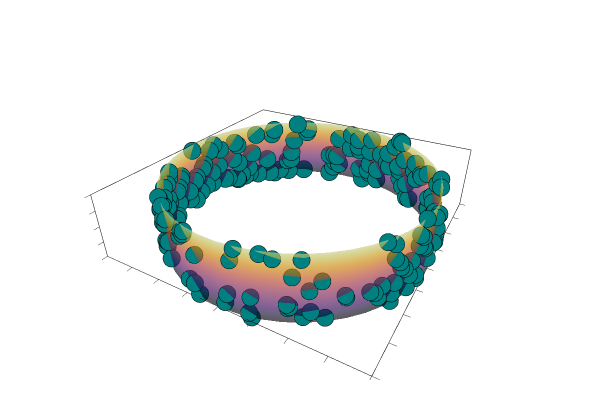

Notebook source saved alongside this figure:
### Markdown cell above
Plot points on cylinder

### Code cell
# plot cylinder and sampled points

# equation of the cylinder
X(theta,z) = 4 * cos(theta)
Y(theta,z) = 4 * sin(theta)
Z(theta,z) = z

ts = range(-0.001, 2pi, length=50)
zs = range(-0.001, 2, length = 50)

surface(X.(ts',zs), Y.(ts', zs), Z.(ts', zs), aspect_ratio = :equal, legend = :none, alpha = 0.8)

# show sampled points
plot!(points[:,1], points[:,2], points[:,3], 
    seriestype = :scatter, 
    label = "",
    xticks = nothing,
    yticks = nothing,
    zticks = nothing,
    framestyle = :box,
    markercolor = :teal,
    markersize = 3,
    xlim = (-4,4),
    ylim = (-4, 4),
    zlim = (0, 2),
    aspect_ratio = :equal)

### Figure 1 — Plotly figure (JSON) as saved in the notebook; plotly's stock layout.template omitted (floating-point values rounded to 4 significant figures; data arrays with more than 128 entries replaced by an {"elided": "..."} marker saying what was removed)
{"data": [{"colorbar": {"title": ""}, "colorscale": [[0, "rgba(0, 0, 4, 0.800)"], [0.03448, "rgba(4, 3, 20, 0.800)"], [0.06897, "rgba(13, 8, 41, 0.800)"], [0.1034, "rgba(24, 12, 60, 0.800)"], [0.1379, "rgba(38, 12, 81, 0.800)"], [0.1724, "rgba(54, 9, 97, 0.800)"], [0.2069, "rgba(69, 10, 105, 0.800)"], [0.2414, "rgba(84, 15, 109, 0.800)"], [0.2759, "rgba(97, 19, 110, 0.800)"], [0.3103, "rgba(111, 25, 110, 0.800)"], [0.3448, "rgba(125, 30, 109, 0.800)"], [0.3793, "rgba(140, 35, 105, 0.800)"], [0.4138, "rgba(154, 40, 101, 0.800)"], [0.4483, "rgba(166, 45, 96, 0.800)"], [0.4828, "rgba(180, 51, 89, 0.800)"], [0.5172, "rgba(193, 58, 80, 0.800)"], [0.5517, "rgba(206, 67, 71, 0.800)"], [0.5862, "rgba(216, 76, 62, 0.800)"], [0.6207, "rgba(226, 87, 52, 0.800)"], [0.6552, "rgba(235, 100, 41, 0.800)"], [0.6897, "rgba(241, 115, 29, 0.800)"], [0.7241, "rgba(247, 130, 18, 0.800)"], [0.7586, "rgba(250, 144, 8, 0.800)"], [0.7931, "rgba(252, 161, 8, 0.800)"], [0.8276, "rgba(252, 178, 22, 0.800)"], [0.8621, "rgba(250, 196, 42, 0.800)"], [0.8966, "rgba(246, 213, 67, 0.800)"], [0.931, "rgba(243, 229, 93, 0.800)"], [0.9655, "rgba(242, 244, 130, 0.800)"], [1, "rgba(252, 255, 164, 0.800)"]], "hoverinfo": "none", "name": "y1", "opacity": 0.8, "showlegend": false, "showscale": false, "type": "surface", "x": {"elided": "50x50 float values"}, "xaxis": "x1", "y": {"elided": "50x50 float values"}, "yaxis": "y1", "z": {"elided": "50x50 float values"}, "zmax": 2, "zmin": -0.001}, {"colorbar": {"title": ""}, "legendgroup": "", "marker": {"color": "rgba(0, 128, 128, 1.000)", "line": {"color": "rgba(0, 0, 0, 1.000)", "width": 1}, "size": 6, "symbol": "circle"}, "mode": "markers", "name": "", "showlegend": false, "type": "scatter3d", "x": {"elided": "200 float values"}, "xaxis": "x1", "y": {"elided": "200 float values"}, "yaxis": "y1", "z": {"elided": "200 float values"}, "zmax": 2, "zmin": -0.001}], "layout": {"annotations": [], "height": 400, "margin": {"b": 20, "l": 0, "r": 0, "t": 20}, "paper_bgcolor": "rgba(255, 255, 255, 1.000)", "plot_bgcolor": "rgba(255, 255, 255, 1.000)", "scene": {"camera": {"eye": {"x": 1.126, "y": -1.95, "z": 1.3}}, "xaxis": {"anchor": "y1", "domain": [0.1732, 0.8268], "gridcolor": "rgba(0, 0, 0, 0.100)", "gridwidth": 0.5, "linecolor": "rgba(0, 0, 0, 1.000)", "mirror": true, "range": [-4, 4], "showgrid": false, "showline": true, "showticklabels": false, "tickangle": 0, "ticks": "inside", "title": "", "type": "-", "visible": true, "zeroline": false, "zerolinecolor": "rgba(0, 0, 0, 1.000)"}, "yaxis": {"anchor": "x1", "domain": [0.009843, 0.9902], "gridcolor": "rgba(0, 0, 0, 0.100)", "gridwidth": 0.5, "linecolor": "rgba(0, 0, 0, 1.000)", "mirror": true, "range": [-4, 4], "showgrid": false, "showline": true, "showticklabels": false, "tickangle": 0, "ticks": "inside", "title": "", "type": "-", "visible": true, "zeroline": false, "zerolinecolor": "rgba(0, 0, 0, 1.000)"}, "zaxis": {"gridcolor": "rgba(0, 0, 0, 0.100)", "gridwidth": 0.5, "linecolor": "rgba(0, 0, 0, 1.000)", "mirror": true, "range": [0, 2], "showgrid": false, "showline": true, "showticklabels": false, "tickangle": 0, "ticks": "inside", "title": "", "type": "-", "visible": true, "zeroline": false, "zerolinecolor": "rgba(0, 0, 0, 1.000)"}}, "showlegend": false, "width": 600}}
